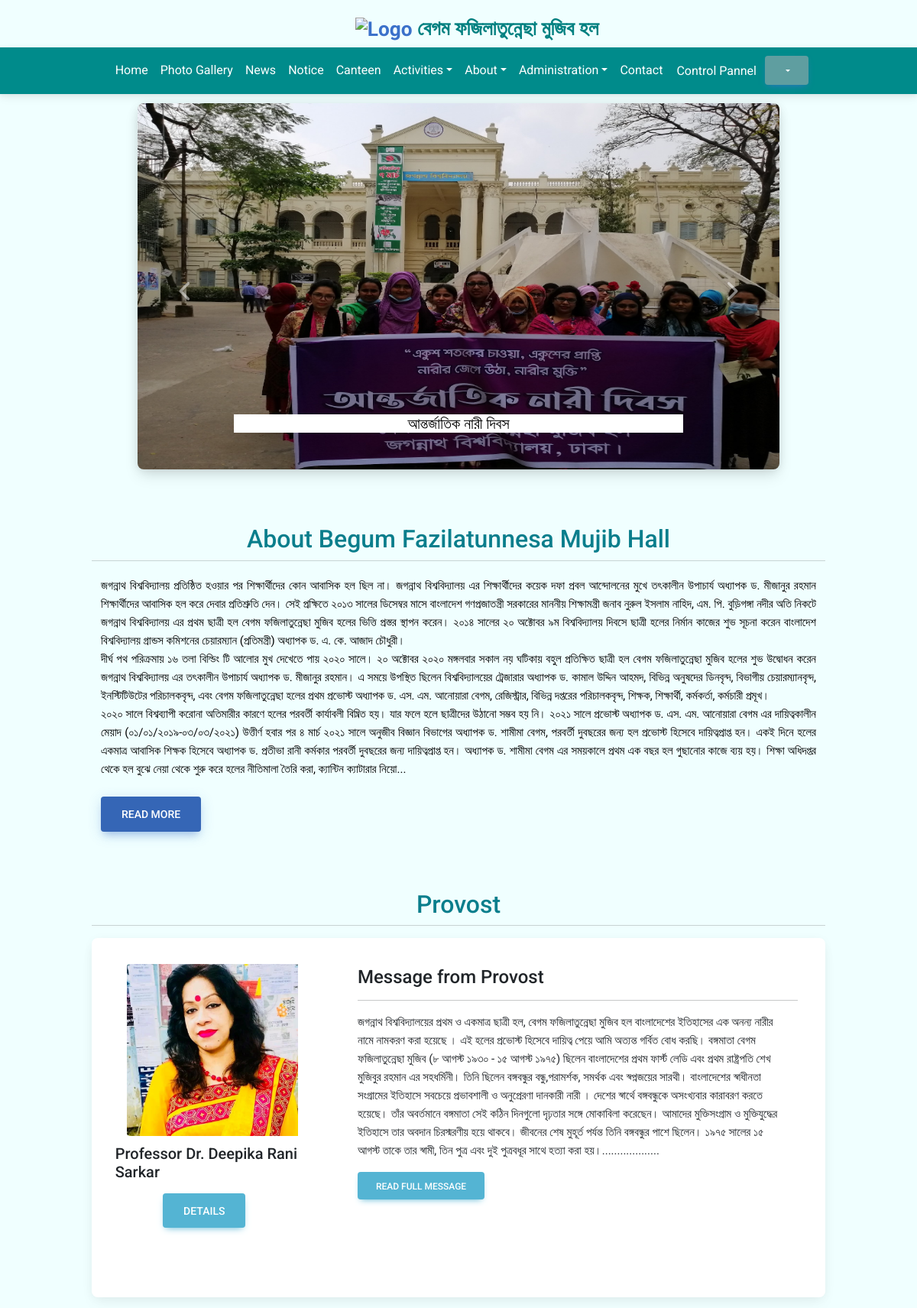
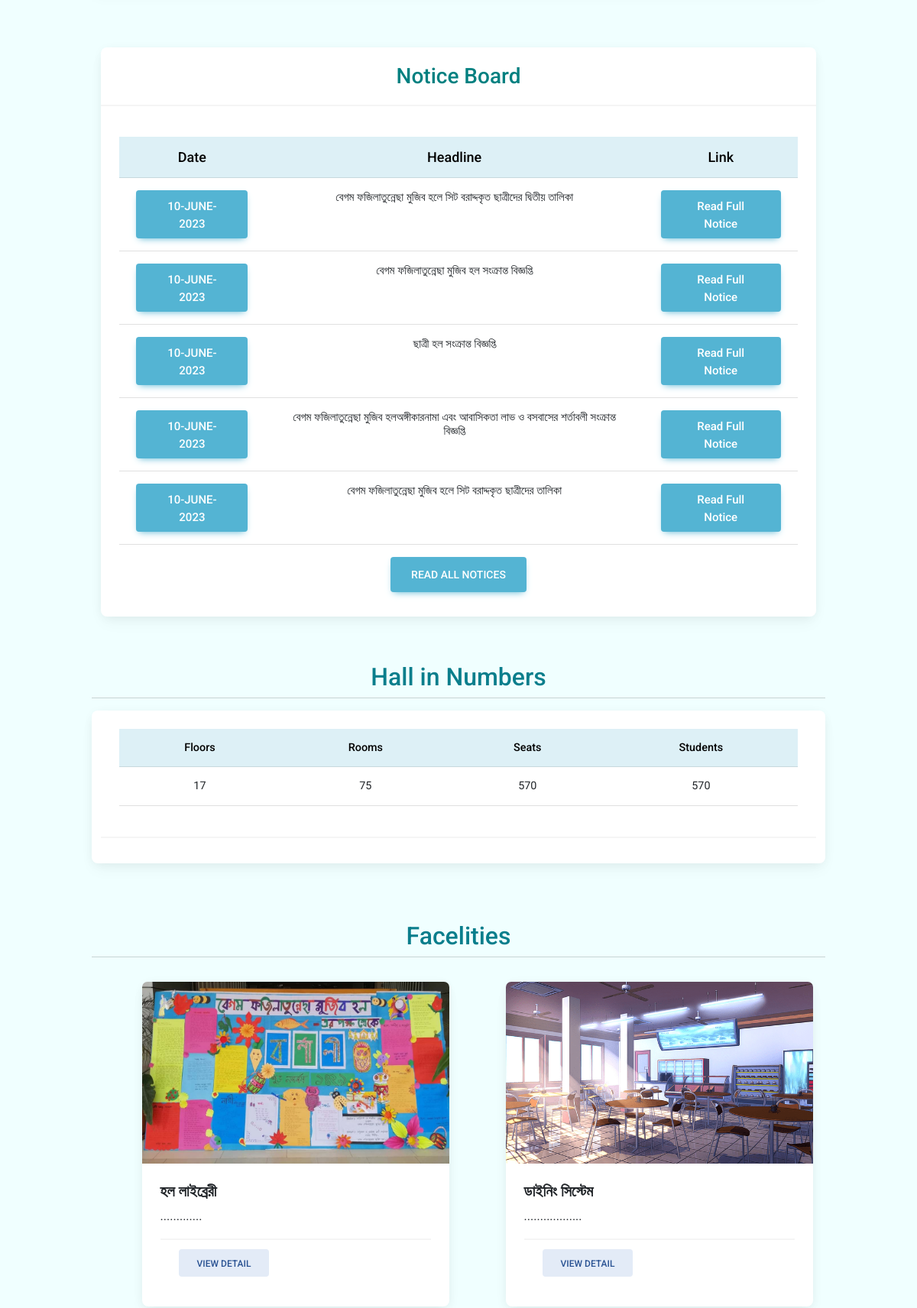
Page /home_provost_without_alert.php (upper part) on the committed database (2 pictures, top to bottom).
### tables this page shows
CREATE TABLE `intro` (
  `serial` int(11) NOT NULL,
  `intro` mediumtext NOT NULL
);

CREATE TABLE `current_provost` (
  `name` varchar(100) NOT NULL,
  `department` varchar(100) NOT NULL,
  `designation` varchar(100) NOT NULL,
  `date_of_birth` date NOT NULL,
  `tenure_from` date NOT NULL,
  `tenure_to` date NOT NULL,
  `phnNo` varchar(100) NOT NULL,
  `email` varchar(100) NOT NULL,
  `image` varchar(100) NOT NULL,
  `biography` varchar(3000) NOT NULL,
  `linkdnlink` varchar(200) DEFAULT NULL,
  `googleScholarlink` varchar(200) DEFAULT NULL,
  `fblink` varchar(200) DEFAULT NULL,
  `instalink` varchar(200) DEFAULT NULL,
  `twitterlink` varchar(200) DEFAULT NULL,
  `password` varchar(300) NOT NULL,
  `message_from_provost` varchar(3000) DEFAULT NULL,
  `id` varchar(100) NOT NULL,
  `serial` int(11) NOT NULL
);

CREATE TABLE `notice` (
  `serial` int(11) NOT NULL,
  `headline` varchar(200) NOT NULL,
  `notice` varchar(8000) DEFAULT NULL,
  `image` varchar(200) DEFAULT NULL,
  `date` date NOT NULL DEFAULT current_timestamp()
);

CREATE TABLE `facilities` (
  `serial` int(11) NOT NULL,
  `facility_name` varchar(100) NOT NULL,
  `image` varchar(100) DEFAULT NULL,
  `about` varchar(1000) DEFAULT NULL,
  `link_read_more` varchar(600) DEFAULT NULL
);

### home_provost_without_alert.php (the view, shortened to what this page needs)
<!DOCTYPE html>
<html lang="en">
<head>
    <link href="https://cdnjs.cloudflare.com/ajax/libs/font-awesome/6.0.0/css/all.min.css"rel="stylesheet"/>
    <link href="https://cdnjs.cloudflare.com/ajax/libs/mdb-ui-kit/6.3.1/mdb.min.css" rel="stylesheet"/>
    <link rel="stylesheet"href="font.css">
    <link rel="stylesheet"href="body.css">
    <link href="https://cdnjs.cloudflare.com/ajax/libs/font-awesome/6.0.0/css/all.min.css"rel="stylesheet"/>
    <link href="https://cdnjs.cloudflare.com/ajax/libs/mdb-ui-kit/6.3.1/mdb.min.css" rel="stylesheet"/>
</head>
<body style="background-color:azure;">
<div id="pr_cp">
<div class="headr"> <?php include 'header.php' ?></div>
<div class="nv"> <?php include 'navbarProvost.php' ?> </div>
<div class="slider"> <?php include 'slider.php' ?> </div>
<div class="row" style="margin-top:5% ;margin-bottom:2% ;margin-left:10% ;margin-right:10%;padding-top:1%">
<h2 style="color:#0a7e8c"><center>About Begum Fazilatunnesa Mujib Hall</center></h2><hr>
<?php
include 'db_conn.php';
$sql="SELECT * from intro order by serial desc LIMIT 1";
$query=mysqli_query($conn,$sql);
while($info=mysqli_fetch_array($query)){
?>
<p style="font-size:15px;color:black;margin-right:90%;margin-top:0.5%;
text-align:justify;white-space:pre-line"><?php
$intro=$info['intro'];
$intro_show=substr($intro,0,5024)."...";
echo $intro_show; ?><br>
<a target="_blank" href="introduction_Provost.php" class="btn btn-primary btn-lg active"
role="button" aria-pressed="true">Read more</a>
</p>
<?php
}
?>
</div>
<div class="row" style="margin-top:5% ;margin-bottom:2% ;margin-left:10% ;margin-right:10%;">
<h2 style="color:#0a7e8c"><center>Provost</center></h2><hr>
<?php
include 'db_conn.php';
$sql="SELECT * from current_provost";
$query=mysqli_query($conn,$sql);
while($info=mysqli_fetch_array($query)){
?>
<div class="card mb-3" style="max-width: 100%;height:470px;background-color:#fff;">
 <div class="row g-0">
  <div class="col-md-4">
   <img src="<?php echo $info['image']; ?>" alt="provost-image"class="img-fluid rounded-start"style="height:48%;
   margin-left:11%; margin-top:11%"/>
    <h5 style="margin-left:6%; margin-top:3.7%; margin-bottom:5%"><?php echo $info['name']; ?></h5>
   <a href="current_provost_for_provost.php" class="btn btn-info  btn-lg" style="margin-left:26%">Details</a>
    </div>
    <div class="col-md-8"><div class="card-body" style="margin-top:2%">
     <h4 class="card-title">Message from Provost</h4><hr>
      <p class="card-text" style="font-size:15px;margin-right:4.5%">
      <?php
        $message_from_provost=$info['message_from_provost'];
        $message=substr($message_from_provost,0,2298)."...................";
        echo $message; ?>
        </p>
        <a href="messageProvost_provost.php" class="btn btn-info">Read full message</a>
      </div>
    </div>
  </div>
</div>
<?php
}
?>
</div>
<div class="row" style="margin-top:5% ;margin-bottom:2% ;margin-left:10% ;margin-right:10%;">
  <div class="ntc">
  <?php include 'noticeHome_provost.php' ?>
</div>
</div>
<div class="row" style="margin-top:5% ;margin-bottom:2% ;margin-left:10% ;margin-right:10%;">
<h2 style="color:#0a7e8c"><center>Hall in Numbers</center></h2><hr>
<div class="card text-center">
  <div class="card-body">
    <h5 class="card-title">
    <table class="table table-hover">
  <thead class="table-info">
    <tr>
      <th scope="col">Floors</th>
      <th scope="col">Rooms</th>
      <th scope="col">Seats</th>
      <th scope="col">Students</th>
    </tr>
    <tbody>
    <tr>
     <td>17</td>
     <td>75</td>
     <td>570</td>
     <td>570</td>
   </tr></tbody>
  </thead>
 </h5>
  </div>
  <div class="card-footer" style="margin-bottom:1%"></div>
</div>
</div>
<div class="row" style="margin-top:5% ;margin-bottom:2% ;margin-left:10% ;margin-right:10%;">
<h2 style="color:#0a7e8c"><center>Facelities</center></h2><hr>
<div class="row row-cols-1 row-cols-md-2 g-2" style="margin-left: 6%;">
<?php
include 'db_conn.php';
$sql="SELECT * from facilities order by serial desc LIMIT 2";
$query=mysqli_query($conn,$sql);
while($info=mysqli_fetch_array($query)){
?>
  <div class="col">
    <div class="card h-100" style="width:86%">
    <img src="image/<?php echo $info['image']; ?>"  class="card-img-top" style="height: 67%;" alt="facility"/>
      <div class="card-body">
        <h5 class="card-title"><b><?php echo $info['facility_name']; ?></b></h5>
        <p class="card-text">
        <?php echo $info['about']; ?>
        </p>
        <div class="card-footer" style="margin-bottom:1%">
        <a target="_blank" href="facilities_provost.php" class="btn btn-secondary">View Detail</a>
</div>
      </div>
    </div>
  </div>
<?php
}
?>
</div>
</div>
<?php include 'gallery_for_homepage.php' ?>
    <div class="footer">
<?php include 'footer.php' ?>
         </div></div>
    </body>
</html>

### noticeHome_provost.php (shortened to what this page needs)
<!DOCTYPE html>
<html lang="en">
<head>
<link href="https://cdnjs.cloudflare.com/ajax/libs/font-awesome/6.0.0/css/all.min.css"rel="stylesheet"/>
    <link href="https://cdnjs.cloudflare.com/ajax/libs/mdb-ui-kit/6.3.1/mdb.min.css" rel="stylesheet"/>
</head>
<body>
 <div class="rowN" >
 <div class="card text-center">
  <div class="card-header"><h3 style="color:teal;margin-top:1%;">Notice Board</h3></div>
  <div class="card-body">
    <h5 class="card-title">
    <table class="table">
  <thead class="table-info">
    <tr>
      <th scope="col" style="font-size:18px">Date</th>
      <th scope="col" style="font-size:18px">Headline</th>
      <th scope="col" style="font-size:18px">Link</th>
    </tr>
   </h5>
 <?php
include 'db_conn.php';
$sql="SELECT  * from notice order by serial desc limit 5";
$query=mysqli_query($conn,$sql);
while($info=mysqli_fetch_array($query)){
?>
    <p class="card-text">
      <tbody>
   <tr id="noticeTable">
   <td><a class="btn btn-info"style="font-size:15px;">
   <?php echo date('d-F-Y',strtotime($info['date'])); ?></a></td>
     <td class="headlineNotice"><?php echo $info['headline']; ?></td>
     <td><a target="_blank" href="<?php echo $info['image']; ?>" class="btn btn-info"style="font-size:15px;text-transform: capitalize">
     Read full notice</a></td>
   </tr>
 </tbody>
 <?php
}
?>
</table></p>
<a target="_blank" href="notice_provost.php" class="btn btn-lg btn-info">Read All notices</a>
</div>
</div>
</div>
    </body>
</html>

### body.css (style rules this page uses)
body { background-color: azure; }

### controlPannel_provost.php (style rules this page uses)
body { font-family: "Lato", sans-serif; }

### noticeHome_provost.php (style rules this page uses)
.headlineNotice { color:solid black; font-size: 15px; text-align:center; }

### gallery_for_homepage.php (style rules this page uses)
* { box-sizing: border-box; }

### rows in the picture
intro: intro "জগন্নাথ বিশ্ববিদ্যালয় প্রতিষ্ঠিত হওয়ার পর শিক্ষার্থীদের কোন আবাসিক হল ছিল না। জগন্নাথ বিশ্ববিদ্যালয় এর শিক্ষার্থীদের কয়েক দফা প্রবল আন্দোলনের মুখে তৎকালীন উপাচার্য অধ্যাপক ড. মীজানুর রহমান শিক্ষার্থীদের আবাসিক হল করে দেবার প্রতিশ্রুতি দেন। সেই প্রক্ষিতে ২০১৩ সালের ডিসেম্বর মাসে বাংলাদেশ গণপ্রজাতন্ত্রী সরকারের মাননীয় শিক্ষামন্ত্রী জনাব নুরুল ইসলাম নাহিদ, এম. পি. বুড়িগঙ্গা নদীর অতি নিকটে জগন্নাথ বিশ্ববিদ্যালয় এর প্রথম ছাত্রী হল বেগম ফজিলাতুন্নেছা মুজিব হলের ভিত্তি প্রস্তর স্থাপন করেন। ২০১৪ সালের ২০ অক্টোবর ৯ম বিশ্ববিদ্যালয় দিবসে ছাত্রী হলের নির্মান কাজের শুভ সূচনা করেন বাংলাদেশ বিশ্ববিদ্যালয় গ্রান্ডস কমিশনের চেয়ারম্যান (প্রতিমন্ত্রী) অধ্যাপক ড. এ. কে. আজাদ চৌধুরী। দীর্ঘ পথ পরিক্রমায় ১৬ তলা…"
current_provost: image (picture), name "Professor Dr. Deepika Rani Sarkar", message_from_provost "জগন্নাথ বিশ্ববিদ্যালয়ের প্রথম ও একমাত্র ছাত্রী হল, বেগম ফজিলাতুন্নেছা মুজিব হল বাংলাদেশের ইতিহাসের এক অনন্য নারীর নামে নামকরণ করা হয়েছে । এই হলের প্রভোস্ট হিসেবে দায়িত্ব পেয়ে আমি অত্যন্ত গর্বিত বোধ করছি। বঙ্গমাতা বেগম ফজিলাতুন্নেছা মুজিব (৮ আগস্ট ১৯৩০ - ১৫ আগস্ট ১৯৭৫) ছিলেন বাংলাদেশের প্রথম ফার্স্ট লেডি এবং প্রথম রাষ্ট্রপতি শেখ মুজিবুর রহমান এর সহধর্মিনী। তিনি ছিলেন বঙ্গবন্ধুর বন্ধু,পরামর্শক, সমর্থক এবং স্বপ্নজয়ের সারথী। বাংলাদেশের স্বাধীনতা সংগ্রামের ইতিহাসে সবচেয়ে প্রভাবশালী ও অনুপ্রেরণা দানকারী নারী । দেশের স্বার্থে বঙ্গবন্ধুকে অসংখ্যবার কারাবরণ করতে হয়েছে। তাঁর অবর্তমানে বঙ্গমাতা সেই কঠিন দিনগুলো দৃঢ়তার সঙ্গে মোকাবিলা করেছেন। আমাদের মুক্তিসংগ্রাম ও মুক্তিযুদ্ধের ইতিহাসে তার অবদান…"
notice: date "10-JUNE-2023", headline "বেগম ফজিলাতুন্নেছা মুজিব হলে সিট বরাদ্দকৃত ছাত্রীদের দ্বিতীয় তালিকা"
notice: date "10-JUNE-2023", headline "বেগম ফজিলাতুন্নেছা মুজিব হল সংক্রান্ত বিজ্ঞপ্তি"
notice: date "10-JUNE-2023", headline "ছাত্রী হল সংক্রান্ত বিজ্ঞপ্তি"
notice: date "10-JUNE-2023", headline "বেগম ফজিলাতুন্নেছা মুজিব হলঅঙ্গীকারনামা এবং আবাসিকতা লাভ ও বসবাসের শর্তাবলী সংক্রান্ত বিজ্ঞপ্তি"
notice: date "10-JUNE-2023", headline "বেগম ফজিলাতুন্নেছা মুজিব হলে সিট বরাদ্দকৃত ছাত্রীদের তালিকা"
facilities: image (picture), facility_name "হল লাইব্রেরী", about "............."
facilities: image (picture), facility_name "ডাইনিং সিস্টেম", about ".................."
